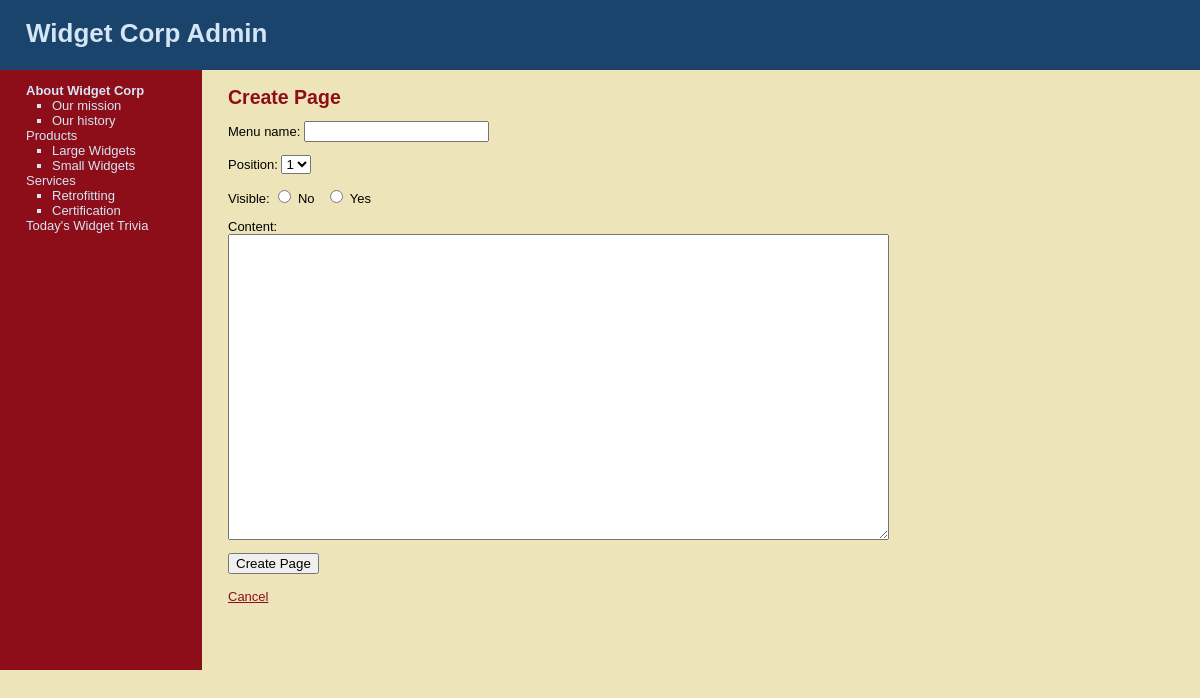
The page /WT9/public/new_page.php?subject=26 (signed in) on the database its author committed.
### tables this page shows
CREATE TABLE `subjects` (
  `id` int(11) NOT NULL,
  `menu_name` varchar(30) NOT NULL,
  `position` int(3) NOT NULL,
  `visible` tinyint(1) NOT NULL
);

CREATE TABLE `pages` (
  `id` int(11) NOT NULL,
  `subject_id` int(11) NOT NULL,
  `menu_name` varchar(30) NOT NULL,
  `position` int(3) NOT NULL,
  `visible` tinyint(1) NOT NULL,
  `content` text DEFAULT NULL
);

### WT9/public/new_page.php (the view, shortened to what this page needs)
<?php require_once("../includes/db_connection.php"); ?>
<?php require_once("../includes/functions.php"); ?>
<?php find_selected_page(); ?>
<?php include("../includes/layouts/header.php"); ?>
<div id="main">
  <div id="navigation">
    <?php echo navigation($current_subject, $current_page); ?>
  </div>
  <div id="page">
    <h2>Create Page</h2>
    <form action="new_page.php?subject=<?php echo urlencode($current_subject["id"]); ?>" method="post">
      <p>Menu name:
        <input type="text" name="menu_name" value="" />
      </p>
      <p>Position:
        <select name="position">
        <?php
          $page_set = find_pages_for_subject($current_subject["id"], false);
          $page_count = mysqli_num_rows($page_set);
          for($count=1; $count <= ($page_count + 1); $count++) {
            echo "<option value=\"{$count}\">{$count}</option>";
          }
        ?>
        </select>
      </p>
      <p>Visible:
        <input type="radio" name="visible" value="0" /> No
        &nbsp;
        <input type="radio" name="visible" value="1" /> Yes
      </p>
      <p>Content:<br />
        <textarea name="content" rows="20" cols="80"></textarea>
      </p>
      <input type="submit" name="submit" value="Create Page" />
    </form>
    <br />
    <a href="manage_content.php?subject=<?php echo urlencode($current_subject["id"]); ?>">Cancel</a>
  </div>
</div>

### WT9/includes/functions.php (shortened to what this page needs)
<?php
	function find_all_subjects($public=true) {
		global $connection;
		$query  = "SELECT * ";
		$query .= "FROM subjects ";
		$query .= "ORDER BY position ASC";
		$subject_set = mysqli_query($connection, $query);
		return $subject_set;
	}
	function find_pages_for_subject($subject_id, $public=true) {
		global $connection;
		$safe_subject_id = mysqli_real_escape_string($connection, $subject_id);
		$query  = "SELECT * ";
		$query .= "FROM pages ";
		$query .= "WHERE subject_id = {$safe_subject_id} ";
		$query .= "ORDER BY position ASC";
		$page_set = mysqli_query($connection, $query);
		return $page_set;
	}
	function find_subject_by_id($subject_id, $public=true) {
		global $connection;
		$safe_subject_id = mysqli_real_escape_string($connection, $subject_id);
		$query  = "SELECT * ";
		$query .= "FROM subjects ";
		$query .= "WHERE id = {$safe_subject_id} ";
		$query .= "LIMIT 1";
		$subject_set = mysqli_query($connection, $query);
		if($subject = mysqli_fetch_assoc($subject_set)) {
			return $subject;
		} else {
			return null;
		}
	}
	function find_selected_page($public=false) {
		if (isset($_GET["subject"])) {
			$current_subject = find_subject_by_id($_GET["subject"], $public);
			if ($current_subject && $public) {
				$current_page = find_default_page_for_subject($current_subject["id"]);
			} else {
				$current_page = null;
			}
		} elseif (isset($_GET["page"])) {
			$current_subject = null;
			$current_page = find_page_by_id($_GET["page"], $public);
		} else {
			$current_subject = null;
			$current_page = null;
		}
	}
	function navigation($subject_array, $page_array) {
		$output = "<ul class=\"subjects\">";
		$subject_set = find_all_subjects(false);
		while($subject = mysqli_fetch_assoc($subject_set)) {
			$output .= "<li";
			if ($subject_array && $subject["id"] == $subject_array["id"]) {
				$output .= " class=\"selected\"";
			}
			$output .= ">";
			$output .= "<a href=\"manage_content.php?subject=";
			$output .= urlencode($subject["id"]);
			$output .= "\">";
			$output .= htmlentities($subject["menu_name"]);
			$output .= "</a>";
			$page_set = find_pages_for_subject($subject["id"], false);
			$output .= "<ul class=\"pages\">";
			while($page = mysqli_fetch_assoc($page_set)) {
				$output .= "<li";
				$output .= ">";
				$output .= "<a href=\"manage_content.php?page=";
				$output .= urlencode($page["id"]);
				$output .= "\">";
				$output .= htmlentities($page["menu_name"]);
				$output .= "</a></li>";
			}
			$output .= "</ul></li>";
		}
		$output .= "</ul>";
		return $output;
	}
?>

### WT9/public/stylesheets/public.css (style rules this page uses)
html { height: 100%; width: 100%; }
body { width: 100%; height: 100%; margin: 0; padding: 0; border: 0; font-family: Verdana, Arial, Helvetica, sans-serif; font-size: 13px; line-height: 15px; background: #EEE4B9; }
a { color: #8D0D19; }
#main { height: 600px; width: 100%; margin: 0; padding: 0; background: #EEE4B9; }
#navigation { float: left; width: 150px; height: 100%; margin: 0; padding: 0 2em; color: #D4E6F4; background: #8D0D19; }
#navigation a { color: #D4E6F4; text-decoration: none; }
ul.subjects { margin: 1em 0; padding-left: 0; list-style: none; }
ul.pages { padding-left: 2em; list-style: square; font-weight: normal; }
.selected { font-weight: bold; }
#page { float: left; height: 100%; padding-left: 2em; vertical-align: top; background: #EEE4B9; }
#page h2 { color: #8D0D19; margin-top: 1em; }

### rows shown on the page
subjects: value "About Widget Corp"
pages: value "Our mission"
pages: value "Our history"
subjects: value "Products"
pages: value "Large Widgets"
pages: value "Small Widgets"
subjects: value "Services"
pages: value "Retrofitting"
pages: value "Certification"
subjects: value "Today's Widget Trivia"

### other values the page prints
form field position "1"
